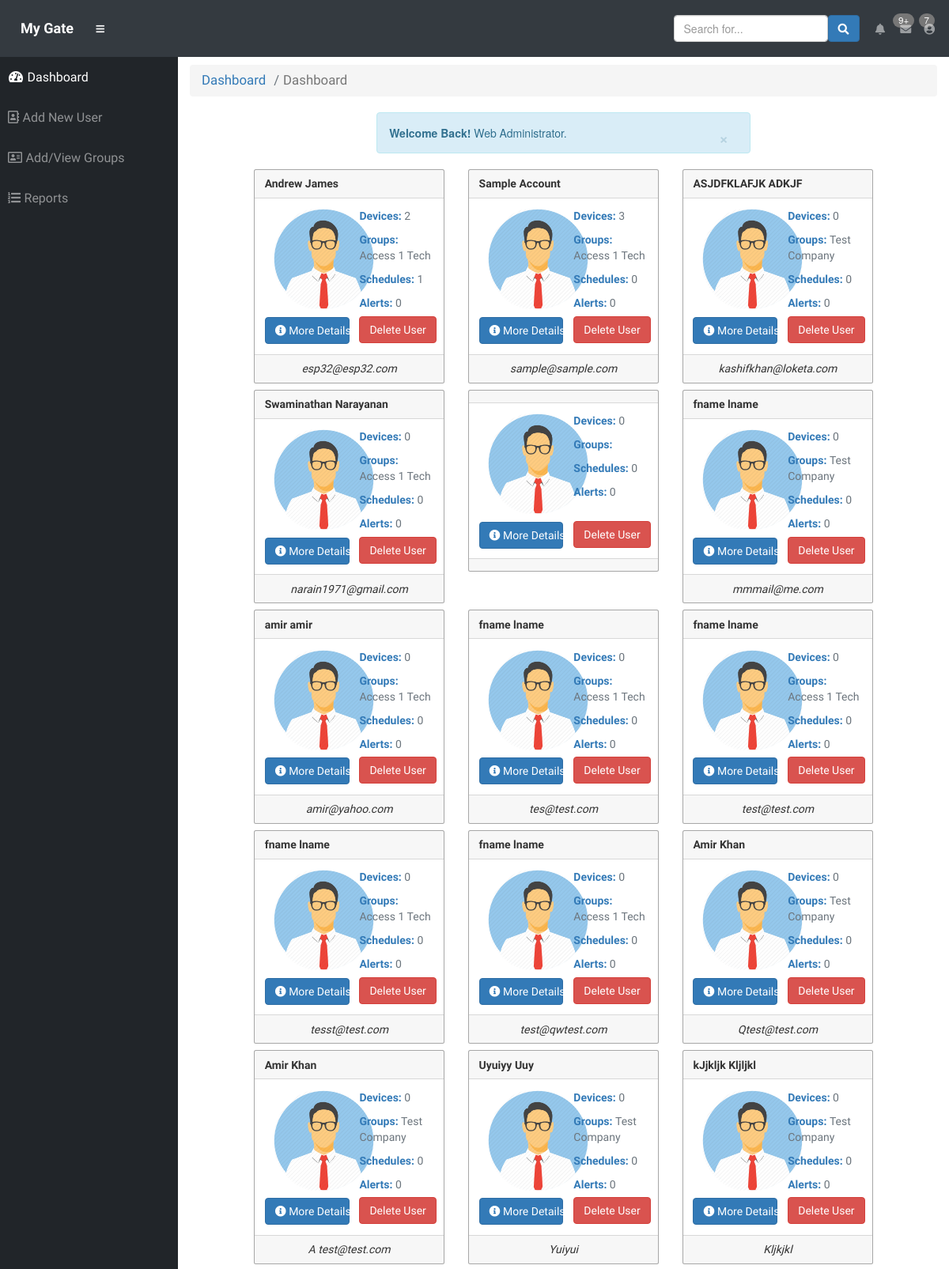
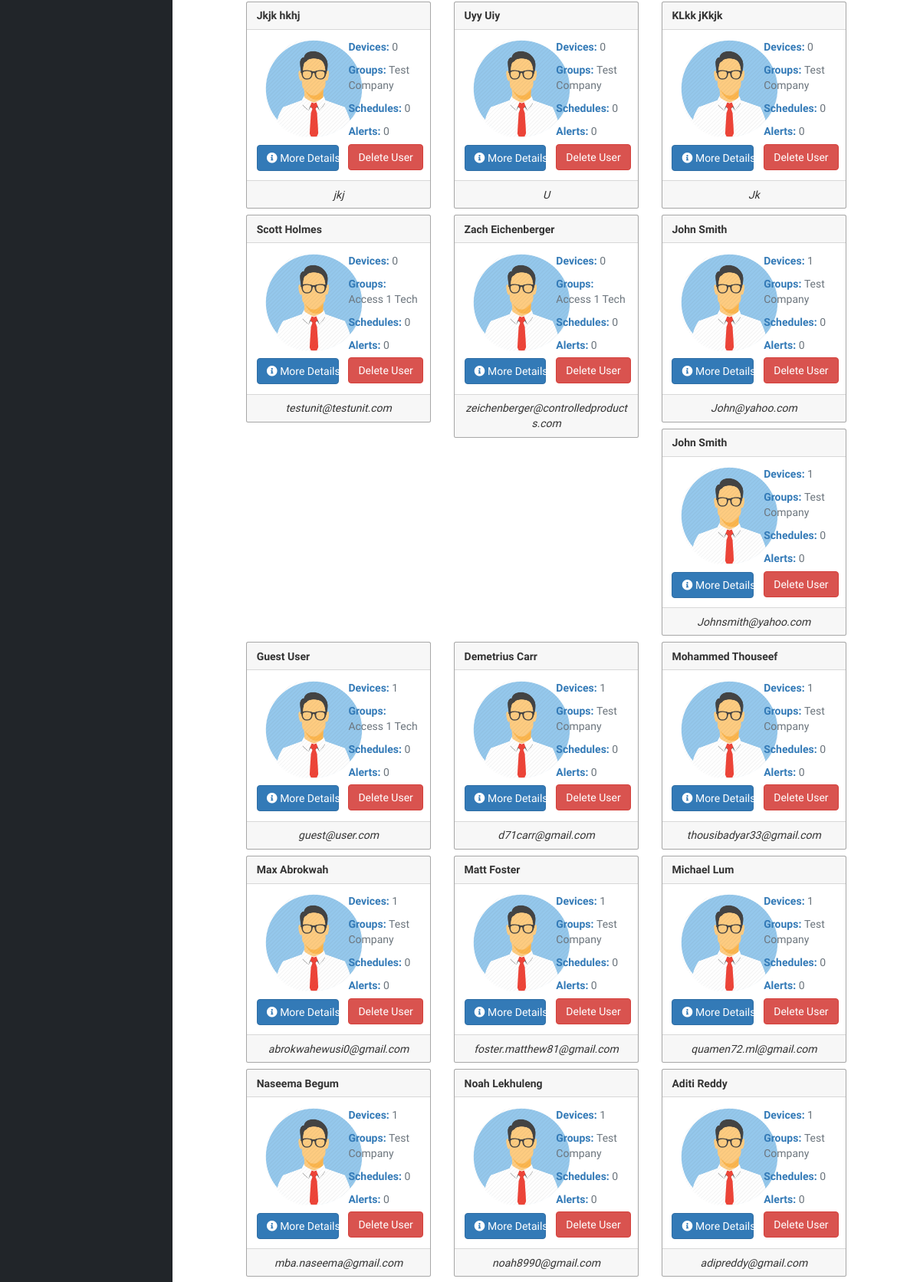
The page /admin/dashboard.php (signed in, upper part) on the database its author committed (2 pictures, top to bottom).
### tables this page shows
CREATE TABLE `users` (
  `id` int(11) NOT NULL,
  `user_type` text NOT NULL,
  `parent_id` int(10) NOT NULL,
  `first_name` varchar(255) NOT NULL,
  `last_name` varchar(200) NOT NULL,
  `company` int(11) NOT NULL,
  `email` varchar(255) NOT NULL,
  `password` varchar(255) NOT NULL,
  `is_restricted` tinyint(1) NOT NULL DEFAULT '0',
  `image` varchar(100) NOT NULL DEFAULT 'default.png',
  `mac` varchar(40) NOT NULL,
  `mobile_mac` varchar(40) NOT NULL,
  `is_admin` tinyint(1) NOT NULL,
  `app_token` text NOT NULL
);

CREATE TABLE `company` (
  `id` int(20) NOT NULL,
  `name` text NOT NULL
);

### admin/cards-users.php (the view, shortened to what this page needs)
<div class="custom-container">
    <div class="rowd">
<?php
    $sql = "SELECT * FROM $table_name WHERE $where";
    $res = mysqli_query($con, $sql);
    while($row = mysqli_fetch_assoc($res)){
        $rand = rand();
        $img_name = $row["image"];
?>
        <div class="col-md-4">
            <div class="col-md-inner">
                <div class="card border border-custom-color font-family-ubuntu" id="card-hover-effect">
                    <div class="card-header font-weight-bold"><?Php echo $row["first_name"].' '.$row["last_name"]; ?></div>
                    <div class="card-body d-flex">
                        <div class="card-left float-left d-block w-50">
                            <img src="../images/users/<?php echo $img_name; ?>" id="user-avartar" style="height: 129px; padding-left: 10%;margin-bottom: 8%" class="img-circle">
                            <button class="btn btn-primary btn-block" id="custom_primary_btn_no" onclick="window.location.href='generate-report.php?id=<?php echo $row["id"]; ?>'">
                                <i class="fas fa-info-circle text-white" id="info-favicon"></i> More Details
                            </button>
                        </div>
                        <div class="card-right float-left w-50 p-l-4">
                            <div class="user-card-details">
                                <div style="height: 129px; margin-bottom: 8%;">
                                    <p class="text-primary font-weight-bold">
                                        <a href="#">Devices:</a>
                                        <span class="text-secondary font-weight-normal">
                                        <?php echo total_devices($con, $row["id"]); ?>
                                    </span>
                                    </p>
                                    <p class="text-primary font-weight-bold">
                                        <a href="#">Groups:</a>
                                        <span class="text-secondary font-weight-normal">
                                        <?php echo company_name($con, $row["company"]); ?>
                                    </span>
                                    </p>
                                    <p class="text-primary font-weight-bold">
                                        <a href="#">Schedules:</a>
                                        <span class="text-secondary font-weight-normal">
                                        <?php echo total_schedules($con, $row["id"]); ?>
                                    </span>
                                    </p>
                                    <p class="text-primary font-weight-bold">
                                        <a href="#">Alerts:</a>
                                        <span class="text-secondary font-weight-normal">
                                        <?php echo total_alerts($con, $row["id"]); ?>
                                    </span>
                                    </p>
                                </div>
                                <button type="button" class="btn btn-danger" data-toggle="modal" data-target="#del_user_<?php echo $rand; ?>">Delete User</button>
                            </div>
                        </div>
                    </div>
                    <div class="card-footer font-italic text-center"><?php echo $row["email"]; ?></div>
                </div>
            </div>
        </div>
<?php  } ?>
    </div>
</div>
<?php
function company_name($con, $comp_id){
    $sql = "SELECT * FROM company WHERE id=$comp_id";
    $res = mysqli_query($con, $sql);
    $row = mysqli_fetch_assoc($res);
    return $row["name"];
}
function total_devices($con, $user_id){
    $sql = "SELECT * FROM user_and_devices WHERE user_id=$user_id";
    $res = mysqli_query($con, $sql);
    return mysqli_num_rows($res);
}
function total_schedules($con, $user_id){
    $sql = "SELECT * FROM schedule WHERE user_id=$user_id";
    $res = mysqli_query($con, $sql);
    return mysqli_num_rows($res);
}
function total_alerts($con, $user_id){
    $sql = "SELECT * FROM alert WHERE user_id=$user_id";
    $res = mysqli_query($con, $sql);
    return mysqli_num_rows($res);
}
?>

### css/custom.css (style rules this page uses)
html, body { height: 100%; margin: 0; padding: 0; }
#card-hover-effect { margin-bottom: 8px; }
.border-custom-color { border-color: #6363638f !important; }
.font-family-ubuntu { font-family: 'Ubuntu', sans-serif; }
.p-l-4 { padding-left: 6%; }
.user-card-details { display: block; }
.custom-container { margin-left: 7%; margin-right: 7%; }
#user-avartar { max-width: 145px; //box-shadow: 0px 0px 13px #b9b5b5; }

### rows shown on the page
users: first_name "Andrew", last_name "James", image (picture), id "2", company.name "Access 1 Tech", id "1", id "0", email "esp32@esp32.com"
users: first_name "Sample", last_name "Account", image (placeholder picture), id "3", company.name "Access 1 Tech", id "0", email "sample@sample.com"
users: first_name "ASJDFKLAFJK", last_name "ADKJF", image (placeholder picture), id "0", company.name "Test Company", email "kashifkhan@loketa.com"
users: first_name "Swaminathan", last_name "Narayanan", image (placeholder picture), id "0", company.name "Access 1 Tech", email "narain1971@gmail.com"
users: image (placeholder picture), id "0"
users: first_name "fname", last_name "lname", image (placeholder picture), id "0", company.name "Test Company", email "mmmail@me.com"
users: first_name "amir", last_name "amir", image (placeholder picture), id "0", company.name "Access 1 Tech", email "amir@yahoo.com"
users: first_name "fname", last_name "lname", image (placeholder picture), id "0", company.name "Access 1 Tech", email "tes@test.com"
users: first_name "fname", last_name "lname", image (placeholder picture), id "0", company.name "Access 1 Tech", email "test@test.com"
users: first_name "fname", last_name "lname", image (placeholder picture), id "0", company.name "Access 1 Tech", email "tesst@test.com"
users: first_name "fname", last_name "lname", image (placeholder picture), id "0", company.name "Access 1 Tech", email "test@qwtest.com"
users: first_name "Amir", last_name "Khan", image (placeholder picture), id "0", company.name "Test Company", email "Qtest@test.com"
users: first_name "Amir", last_name "Khan", image (placeholder picture), id "0", company.name "Test Company", email "A test@test.com"
users: first_name "Uyuiyy", last_name "Uuy", image (placeholder picture), id "0", company.name "Test Company", email "Yuiyui"
users: first_name "kJjkljk", last_name "Kljljkl", image (placeholder picture), id "0", company.name "Test Company", email "Kljkjkl"
users: first_name "Jkjk", last_name "hkhj", image (placeholder picture), id "0", company.name "Test Company", email "jkj"
users: first_name "Uyy", last_name "Uiy", image (placeholder picture), id "0", company.name "Test Company", email "U"
users: first_name "KLkk", last_name "jKkjk", image (placeholder picture), id "0", company.name "Test Company", email "Jk"
users: first_name "Scott", last_name "Holmes", image (placeholder picture), id "0", company.name "Access 1 Tech", email "testunit@testunit.com"
users: first_name "Zach", last_name "Eichenberger", image (placeholder picture), id "0", company.name "Access 1 Tech", email "zeichenberger@controlledproducts.com"
users: first_name "John", last_name "Smith", image (placeholder picture), id "1", company.name "Test Company", id "0", email "John@yahoo.com"
users: first_name "John", last_name "Smith", image (placeholder picture), id "1", company.name "Test Company", id "0", email "Johnsmith@yahoo.com"
users: first_name "Guest", last_name "User", image (placeholder picture), id "1", company.name "Access 1 Tech", id "0", email "guest@user.com"
users: first_name "Demetrius", last_name "Carr", image (placeholder picture), id "1", company.name "Test Company", id "0", email "d71carr@gmail.com"
users: first_name "Mohammed", last_name "Thouseef", image (placeholder picture), id "1", company.name "Test Company", id "0", email "thousibadyar33@gmail.com"
users: first_name "Max", last_name "Abrokwah", image (placeholder picture), id "1", company.name "Test Company", id "0", email "abrokwahewusi0@gmail.com"
users: first_name "Matt", last_name "Foster", image (placeholder picture), id "1", company.name "Test Company", id "0", email "foster.matthew81@gmail.com"
users: first_name "Michael", last_name "Lum", image (placeholder picture), id "1", company.name "Test Company", id "0", email "quamen72.ml@gmail.com"
users: first_name "Naseema", last_name "Begum", image (placeholder picture), id "1", company.name "Test Company", id "0", email "mba.naseema@gmail.com"
users: first_name "Noah", last_name "Lekhuleng", image (placeholder picture), id "1", company.name "Test Company", id "0", email "noah8990@gmail.com"
users: first_name "Aditi", last_name "Reddy", image (placeholder picture), id "1", company.name "Test Company", id "0", email "adipreddy@gmail.com"

### other values the page prints
$current_page "Dashboard"
